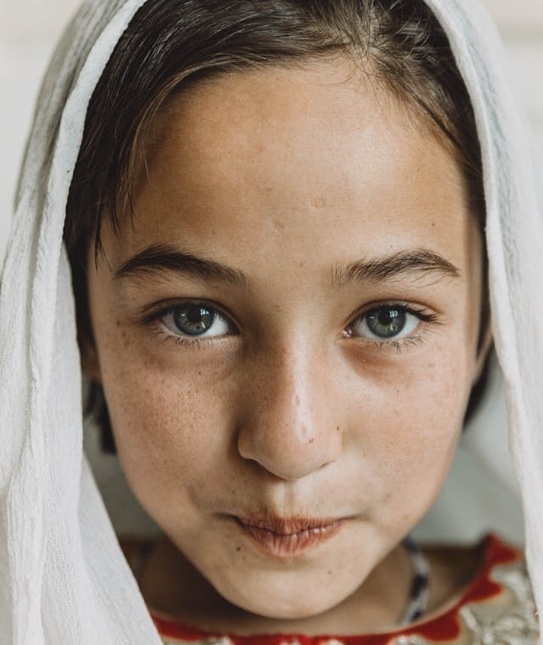
#> input picture TakeHomeAssignment01/input/girl.jpg, 543 x 645 px, shrunk from 640 x 760 before the run
$ python 3_rotation.py
#> lines starting #> are read from the running program, lines starting #| are printed output that depends on the picture
from PIL import Image


def rotate_image(image_path, angles):
#> called with image_path = '../input/girl.jpg'
    image = Image.open(image_path)
#> image is the input picture: PIL image 543x645 RGB; mean R, G, B 153, 133.8, 118.6
    for angle in angles:
        rotated = image.rotate(angle, expand=True)
        rotated.save(f'../output/3_rotation/rotated_{angle}.png')
#> this loop made 2 passes
#> pass 1, in rotate_image, `rotated = image.rotate(angle, expand=True)`:
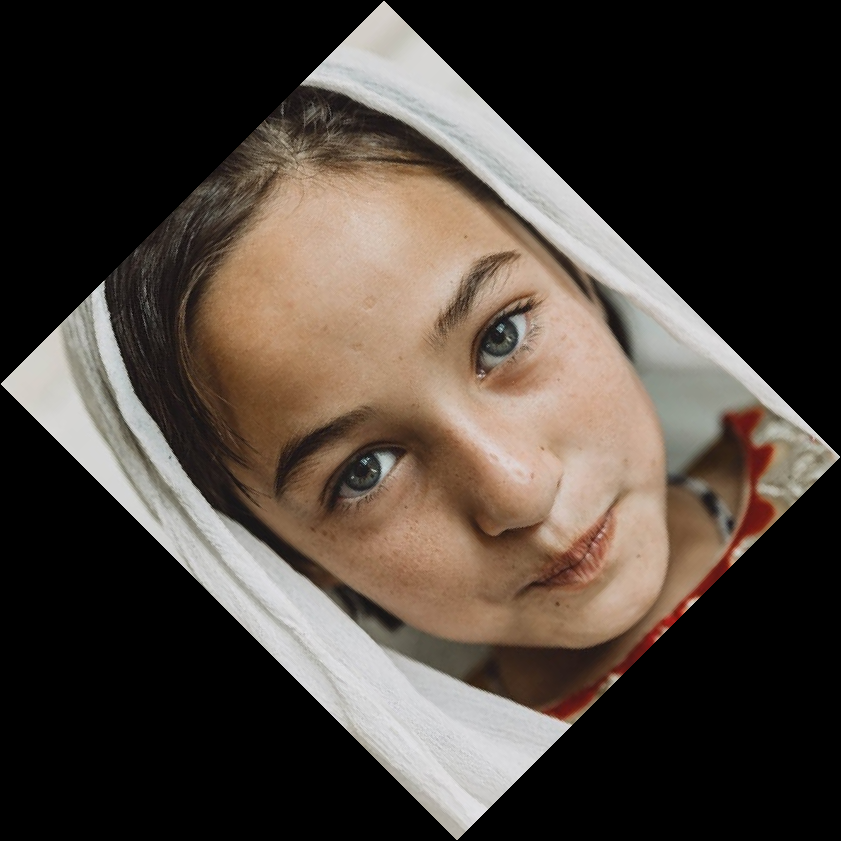
#> rotated: PIL image 841x841 RGB; mean R, G, B 75.7, 66.2, 58.7
#> pass 2, in rotate_image, `rotated = image.rotate(angle, expand=True)`:
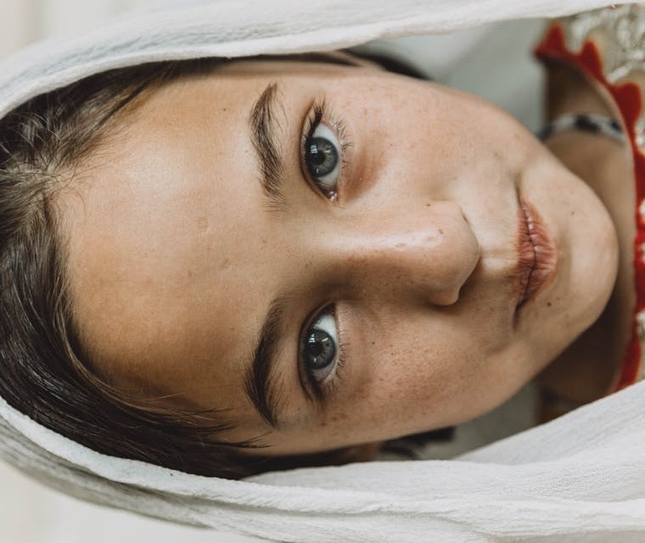
#> rotated: PIL image 645x543 RGB; mean R, G, B 153, 133.8, 118.6


rotate_image('../input/girl.jpg', [45, 90])
